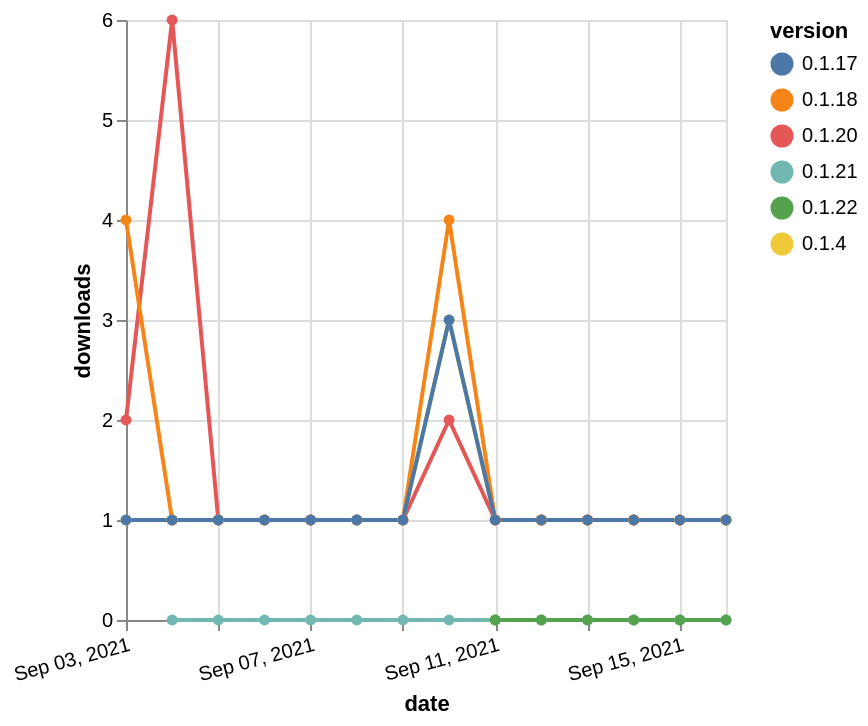

Vega-Lite specification for this chart:
### Vega-Lite specification from a JSON file in a GitHub repository (floating-point values rounded to 4 significant figures)
{"$schema": "https://vega.github.io/schema/vega-lite/v5.json", "description": "A simple bar chart with embedded data.", "data": {"values": [{"date": "2021-09-04", "total": 8, "delta": 0, "version": "0.1.21"}, {"date": "2021-09-05", "total": 12, "delta": 0, "version": "0.1.21"}, {"date": "2021-09-06", "total": 13, "delta": 0, "version": "0.1.21"}, {"date": "2021-09-07", "total": 15, "delta": 0, "version": "0.1.21"}, {"date": "2021-09-08", "total": 17, "delta": 0, "version": "0.1.21"}, {"date": "2021-09-09", "total": 25, "delta": 0, "version": "0.1.21"}, {"date": "2021-09-10", "total": 27, "delta": 0, "version": "0.1.21"}, {"date": "2021-09-11", "total": 28, "delta": 0, "version": "0.1.21"}, {"date": "2021-09-12", "total": 29, "delta": 0, "version": "0.1.21"}, {"date": "2021-09-13", "total": 30, "delta": 0, "version": "0.1.21"}, {"date": "2021-09-14", "total": 31, "delta": 0, "version": "0.1.21"}, {"date": "2021-09-15", "total": 32, "delta": 0, "version": "0.1.21"}, {"date": "2021-09-16", "total": 33, "delta": 0, "version": "0.1.21"}, {"date": "2021-09-11", "total": 11, "delta": 0, "version": "0.1.22"}, {"date": "2021-09-12", "total": 16, "delta": 0, "version": "0.1.22"}, {"date": "2021-09-13", "total": 20, "delta": 0, "version": "0.1.22"}, {"date": "2021-09-14", "total": 31, "delta": 0, "version": "0.1.22"}, {"date": "2021-09-15", "total": 33, "delta": 0, "version": "0.1.22"}, {"date": "2021-09-16", "total": 35, "delta": 0, "version": "0.1.22"}, {"date": "2021-09-03", "total": 146, "delta": 2, "version": "0.1.20"}, {"date": "2021-09-04", "total": 152, "delta": 6, "version": "0.1.20"}, {"date": "2021-09-05", "total": 153, "delta": 1, "version": "0.1.20"}, {"date": "2021-09-06", "total": 154, "delta": 1, "version": "0.1.20"}, {"date": "2021-09-07", "total": 155, "delta": 1, "version": "0.1.20"}, {"date": "2021-09-08", "total": 156, "delta": 1, "version": "0.1.20"}, {"date": "2021-09-09", "total": 157, "delta": 1, "version": "0.1.20"}, {"date": "2021-09-10", "total": 159, "delta": 2, "version": "0.1.20"}, {"date": "2021-09-11", "total": 160, "delta": 1, "version": "0.1.20"}, {"date": "2021-09-12", "total": 161, "delta": 1, "version": "0.1.20"}, {"date": "2021-09-13", "total": 162, "delta": 1, "version": "0.1.20"}, {"date": "2021-09-14", "total": 163, "delta": 1, "version": "0.1.20"}, {"date": "2021-09-15", "total": 164, "delta": 1, "version": "0.1.20"}, {"date": "2021-09-16", "total": 165, "delta": 1, "version": "0.1.20"}, {"date": "2021-09-03", "total": 222, "delta": 1, "version": "0.1.4"}, {"date": "2021-09-04", "total": 223, "delta": 1, "version": "0.1.4"}, {"date": "2021-09-05", "total": 224, "delta": 1, "version": "0.1.4"}, {"date": "2021-09-06", "total": 225, "delta": 1, "version": "0.1.4"}, {"date": "2021-09-07", "total": 226, "delta": 1, "version": "0.1.4"}, {"date": "2021-09-08", "total": 227, "delta": 1, "version": "0.1.4"}, {"date": "2021-09-09", "total": 228, "delta": 1, "version": "0.1.4"}, {"date": "2021-09-10", "total": 231, "delta": 3, "version": "0.1.4"}, {"date": "2021-09-11", "total": 232, "delta": 1, "version": "0.1.4"}, {"date": "2021-09-12", "total": 233, "delta": 1, "version": "0.1.4"}, {"date": "2021-09-13", "total": 234, "delta": 1, "version": "0.1.4"}, {"date": "2021-09-14", "total": 235, "delta": 1, "version": "0.1.4"}, {"date": "2021-09-15", "total": 236, "delta": 1, "version": "0.1.4"}, {"date": "2021-09-16", "total": 237, "delta": 1, "version": "0.1.4"}, {"date": "2021-09-03", "total": 190, "delta": 4, "version": "0.1.18"}, {"date": "2021-09-04", "total": 191, "delta": 1, "version": "0.1.18"}, {"date": "2021-09-05", "total": 192, "delta": 1, "version": "0.1.18"}, {"date": "2021-09-06", "total": 193, "delta": 1, "version": "0.1.18"}, {"date": "2021-09-07", "total": 194, "delta": 1, "version": "0.1.18"}, {"date": "2021-09-08", "total": 195, "delta": 1, "version": "0.1.18"}, {"date": "2021-09-09", "total": 196, "delta": 1, "version": "0.1.18"}, {"date": "2021-09-10", "total": 200, "delta": 4, "version": "0.1.18"}, {"date": "2021-09-11", "total": 201, "delta": 1, "version": "0.1.18"}, {"date": "2021-09-12", "total": 202, "delta": 1, "version": "0.1.18"}, {"date": "2021-09-13", "total": 203, "delta": 1, "version": "0.1.18"}, {"date": "2021-09-14", "total": 204, "delta": 1, "version": "0.1.18"}, {"date": "2021-09-15", "total": 205, "delta": 1, "version": "0.1.18"}, {"date": "2021-09-16", "total": 206, "delta": 1, "version": "0.1.18"}, {"date": "2021-09-03", "total": 191, "delta": 1, "version": "0.1.17"}, {"date": "2021-09-04", "total": 192, "delta": 1, "version": "0.1.17"}, {"date": "2021-09-05", "total": 193, "delta": 1, "version": "0.1.17"}, {"date": "2021-09-06", "total": 194, "delta": 1, "version": "0.1.17"}, {"date": "2021-09-07", "total": 195, "delta": 1, "version": "0.1.17"}, {"date": "2021-09-08", "total": 196, "delta": 1, "version": "0.1.17"}, {"date": "2021-09-09", "total": 197, "delta": 1, "version": "0.1.17"}, {"date": "2021-09-10", "total": 200, "delta": 3, "version": "0.1.17"}, {"date": "2021-09-11", "total": 201, "delta": 1, "version": "0.1.17"}, {"date": "2021-09-12", "total": 202, "delta": 1, "version": "0.1.17"}, {"date": "2021-09-13", "total": 203, "delta": 1, "version": "0.1.17"}, {"date": "2021-09-14", "total": 204, "delta": 1, "version": "0.1.17"}, {"date": "2021-09-15", "total": 205, "delta": 1, "version": "0.1.17"}, {"date": "2021-09-16", "total": 206, "delta": 1, "version": "0.1.17"}]}, "width": "container", "mark": {"type": "line", "point": {"filled": true}}, "encoding": {"x": {"field": "date", "type": "temporal", "timeUnit": "yearmonthdate", "title": "date", "axis": {"labelAngle": -15}}, "y": {"field": "delta", "type": "quantitative", "title": "downloads"}, "color": {"field": "version", "type": "nominal"}, "tooltip": {"field": "delta"}}}
